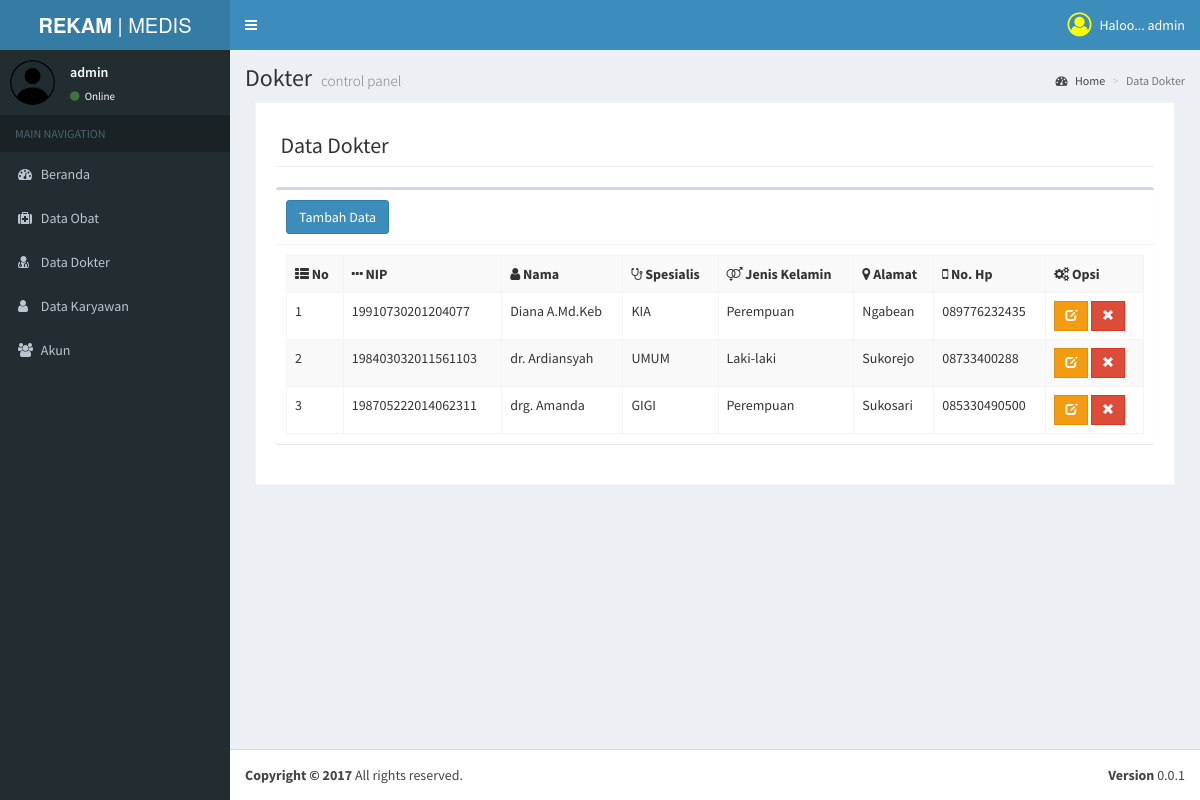
/admin/index.php?m=dataDokter (signed in), run on the app's committed database.
### tables this page shows
CREATE TABLE IF NOT EXISTS `tb_dokter` (
`id_dokter` tinyint(4) NOT NULL,
  `NIP` char(18) NOT NULL DEFAULT '',
  `nama` varchar(30) DEFAULT NULL,
  `jenis_poli` varchar(20) DEFAULT NULL,
  `jk` varchar(15) DEFAULT NULL,
  `alamat` varchar(40) DEFAULT NULL,
  `no_hp` varchar(15) DEFAULT NULL,
  `username` varchar(20) DEFAULT NULL
);

### backend/backend_autentifikasi.php (called while the page is built, shortened)
<?php
  $username = $_SESSION['username'];
?>

### admin/pages/md/dataDokter.php (the view, shortened to what this page needs)
<link rel="stylesheet" href="../css/sweetalert.css" media="screen" title="no title">
<?php
include"../backend/koneksi.php";
 ?>
<div class="content-wrapper">
  <section class="content-header">
    <h1>
      Dokter
        <small>control panel</small>
    </h1>
    <ol class="breadcrumb">
      <li><a href="index.php"><i class="fa fa-dashboard"></i> Home</a></li>
      <li class="active">Data Dokter</li>
    </ol>
  </section>
<section class="invoice">
    <div class="row">
      <div class="col-xs-12">
        <h2 class="page-header">
          <i class="fa "></i> Data Dokter
        </h2>
        <div class="box">
          <div class="box-header with-border">
            <h3 class="box-title">
              <button class="btn btn-primary" data-toggle="modal" data-target="#piu">
                Tambah Data
              </button>
            </h3>
          </div>
          <div class="box-body">
            <table class="table table-bordered table-striped">
              <tr>
                <th><span class="fa fa-th-list"></span> No</th>
                <th><span class="fa fa-ellipsis-h"></span> NIP</th>
                <th><span class="fa fa-user"></span> Nama</th>
                <th><span class="fa fa-stethoscope"></span> Spesialis</th>
                <th><span class="fa fa-venus-mars"></span> Jenis Kelamin</th>
                <th><span class="fa fa-map-marker"></span> Alamat</th>
                <th><span class="fa fa-mobile"></span> No. Hp</th>
                <th><span class="fa fa-cogs"></span> Opsi</th>
              </tr>
              <?php
              $n=1;
              $query = mysqli_query($koneksi,"select * from tb_dokter order by nama asc ");
              while ($row=mysqli_fetch_object($query))
              {
               ?>
               <tr>
                 <td> <?php echo $n ?> </td>
                 <td><?php echo "$row->NIP"?></td>
                 <td><?php echo "$row->nama"?></td>
                 <td><?php echo "$row->jenis_poli"?></td>
                 <td><?php echo "$row->jk"?></td>
                 <td><?php echo "$row->alamat"?></td>
                 <td><?php echo "$row->no_hp"?></td>
                 <td>
               <form class="" action="" method="post">
                 <button type="button" class="btn btn-warning btn-flat btn-sm" onclick="editDokter('<?php echo $row->NIP; ?>')">
                   <i class="glyphicon glyphicon-edit"></i>
                 </button>
                 <button type="submit" class="btn btn-danger btn-flat btn-sm" name="hapus">
                   <i class="glyphicon glyphicon-remove"></i>
                 </button>
               </form>
            </td>
           </tr>
           <?php
           $n= $n+1;
            	}
             ?>
            </table>
          </div>
        </div>
      </div>
    </div>
    </section>
</div>

### admin/index.php (shortened to what this page needs)
<!DOCTYPE html>
<html>
<head>
  <link rel="stylesheet" href="../css/bootstrap.min.css">
  <link rel="stylesheet" href="../css/font-awesome.min.css">
  <link rel="stylesheet" href="dist/css/ionicons.min.css">
  <link rel="stylesheet" href="dist/css/AdminLTE.min.css">
  <link rel="stylesheet" href="dist/css/skins/skin-blue.min.css">
  <link rel="stylesheet" href="plugins/iCheck/flat/blue.css">
  <link rel="stylesheet" href="plugins/morris/morris.css">
  <link rel="stylesheet" href="plugins/jvectormap/jquery-jvectormap-1.2.2.css">
  <link rel="stylesheet" href="plugins/datepicker/datepicker3.css">
  <link rel="stylesheet" href="plugins/daterangepicker/daterangepicker.css">
  <link rel="stylesheet" href="plugins/bootstrap-wysihtml5/bootstrap3-wysihtml5.min.css">
  <link rel="stylesheet" href="../css/sweetalert.css" media="screen" title="no title">
</head>
<body class="hold-transition skin-blue sidebar-mini">
  <?php include_once'../backend/backend_autentifikasi.php'; ?>
<div class="wrapper">
  <header class="main-header">
    <a href="?m=home" class="logo">
      <span class="logo-lg"><b>REKAM </b>| MEDIS</span>
    </a>
    <nav class="navbar navbar-static-top">
      <a href="#" class="sidebar-toggle" data-toggle="offcanvas" role="button">
      </a>
      <div class="navbar-custom-menu">
        <ul class="nav navbar-nav">
          <li class="dropdown user user-menu">
            <a href="#" class="dropdown-toggle" data-toggle="dropdown">
              <i style="color:yellow; font-size:18pt;" class="fa fa-user-circle-o fa-lg"></i>
              <span class="hidden-xs">Haloo... <?php echo $username; ?></span>
            </a>
          </li>
        </ul>
      </div>
    </nav>
  </header>
  <aside class="main-sidebar">
    <?php
    include 'pages/sidebar.php';
    ?>
  </aside>
<?php
  $mod = $_GET['m'];
    if(file_exists('pages/md/'.$mod.'.php')){
      include'pages/md/'.$mod.'.php';
    } else {
      include 'pages/md/home.php';
    }
?>
  <footer class="main-footer">
    <div class="pull-right hidden-xs">
      <b>Version</b> 0.0.1
    </div>
    <strong>Copyright &copy; 2017</strong> All rights
    reserved.
  </footer>
</div>
</body>
</html>

### admin/pages/sidebar.php (shortened to what this page needs)
<section class="sidebar">
  <div class="user-panel">
    <div class="pull-left image">
      <img src="dist/img/profile2-512.png" class="img-circle" alt="User Image">
    </div>
    <div class="pull-left info">
      <p><?php echo $username ?></p>
      <a href="#"><i class="fa fa-circle text-success"></i> Online</a>
    </div>
  </div>
  <ul class="sidebar-menu">
    <li class="header">MAIN NAVIGATION</li>
    <?php $hak=$_SESSION['posisi'];?>
    <li>
      <a href="?m=beranda">
        <i class="fa fa-dashboard"></i> <span>Beranda</span>
      </a>
    </li>
    <?php if ($hak=='admin'){?>
      <li>
        <a href="?m=dataObat">
          <i class="fa fa-medkit"></i> <span>Data Obat</span>
        </a>
      </li>
      <li>
        <a href="?m=dataDokter">
          <i class="fa fa-user-md"></i> <span>Data Dokter</span>
        </a>
      </li>
      <li>
        <a href="?m=dataKaryawan">
          <i class="fa fa-user"></i> <span>Data Karyawan</span>
        </a>
      </li>
      <li>
        <a href="?m=akun">
          <i class="fa fa-users"></i> <span>Akun</span>
        </a>
      </li>
  <?php }else if ($hak=='karyawan') { ?>
    <li>
      <a href="?m=dataObat">
        <i class="fa fa-medkit"></i> <span>Data Obat</span>
      </a>
    </li>
    <li>
      <a href="?m=dataPasien">
        <i class="fa fa-user-plus"></i> <span>Data Pasien</span>
      </a>
    </li>
    <li>
      <a href="?m=rawat">
        <i class="fa fa-ambulance"></i> <span>Rawat</span>
      </a>
    </li>
    <li>
      <a href="?m=pembayaran">
        <i class="fa fa-money"></i> <span>Pembayaran</span>
      </a>
    </li>
    <li>
      <a href="?m=pengambilanObat">
        <i class="fa fa-handshake-o"></i> <span>Pengambilan Obat</span>
      </a>
    </li>
<?php }else if ($hak=='dokter') { ?>
  <li>
    <a href="?m=rekamMedis">
      <i class="fa fa-th-list"></i> <span>Rekam Medis</span>
    </a>
  </li>
  <li>
    <a href="?m=prosesRekam">
      <i class="fa fa-list"></i> <span>Data Rawatan</span>
    </a>
  </li>
<?php } ?>
</section>

### data on the page
tb_dokter: NIP "19910730201204077", nama "Diana A.Md.Keb", jenis_poli "KIA", jk "Perempuan", alamat "Ngabean", no_hp "089776232435"
tb_dokter: NIP "198403032011561103", nama "dr. Ardiansyah", jenis_poli "UMUM", jk "Laki-laki", alamat "Sukorejo", no_hp "08733400288"
tb_dokter: NIP "198705222014062311", nama "drg. Amanda", jenis_poli "GIGI", jk "Perempuan", alamat "Sukosari", no_hp "085330490500"

### other printed values
$username "admin"
